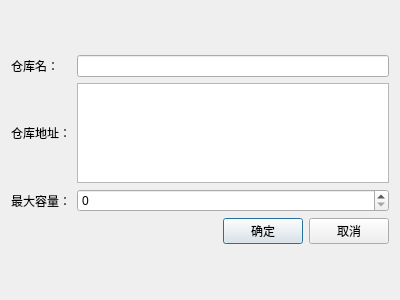
<?xml version="1.0" encoding="UTF-8"?>
<ui version="4.0">
 <class>WarehouseDialog</class>
 <widget class="QDialog" name="WarehouseDialog">
  <property name="geometry">
   <rect>
    <x>0</x>
    <y>0</y>
    <width>400</width>
    <height>300</height>
   </rect>
  </property>
  <property name="windowTitle">
   <string>Dialog</string>
  </property>
  <layout class="QVBoxLayout" name="verticalLayout">
   <item>
    <layout class="QGridLayout" name="gridLayout">
     <item row="0" column="0">
      <widget class="QLabel" name="label">
       <property name="text">
        <string>仓库名：</string>
       </property>
      </widget>
     </item>
     <item row="0" column="1">
      <widget class="QLineEdit" name="nameEdit"/>
     </item>
     <item row="1" column="0">
      <widget class="QLabel" name="label_2">
       <property name="text">
        <string>仓库地址：</string>
       </property>
      </widget>
     </item>
     <item row="1" column="1">
      <widget class="QTextEdit" name="addrEdit">
       <property name="maximumSize">
        <size>
         <width>16777215</width>
         <height>100</height>
        </size>
       </property>
      </widget>
     </item>
     <item row="2" column="0">
      <widget class="QLabel" name="label_3">
       <property name="text">
        <string>最大容量：</string>
       </property>
      </widget>
     </item>
     <item row="2" column="1">
      <widget class="QSpinBox" name="capSpin1">
       <property name="maximum">
        <number>999999999</number>
       </property>
      </widget>
     </item>
     <item row="3" column="0" colspan="2">
      <layout class="QHBoxLayout" name="horizontalLayout">
       <item>
        <spacer name="horizontalSpacer">
         <property name="orientation">
          <enum>Qt::Orientation::Horizontal</enum>
         </property>
         <property name="sizeHint" stdset="0">
          <size>
           <width>40</width>
           <height>10</height>
          </size>
         </property>
        </spacer>
       </item>
       <item>
        <widget class="QPushButton" name="btnOk">
         <property name="text">
          <string>确定</string>
         </property>
        </widget>
       </item>
       <item>
        <widget class="QPushButton" name="btnCancel">
         <property name="text">
          <string>取消</string>
         </property>
        </widget>
       </item>
      </layout>
     </item>
    </layout>
   </item>
  </layout>
 </widget>
 <resources/>
 <connections/>
</ui>
